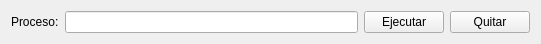
<?xml version="1.0" encoding="UTF-8"?>
<ui version="4.0">
 <class>Widget</class>
 <widget class="QWidget" name="Widget">
  <property name="geometry">
   <rect>
    <x>0</x>
    <y>0</y>
    <width>541</width>
    <height>42</height>
   </rect>
  </property>
  <property name="windowTitle">
   <string>Widget</string>
  </property>
  <layout class="QVBoxLayout" name="verticalLayout">
   <item>
    <layout class="QHBoxLayout" name="horizontalLayout">
     <item>
      <widget class="QLabel" name="label">
       <property name="text">
        <string>Proceso:</string>
       </property>
      </widget>
     </item>
     <item>
      <widget class="QLineEdit" name="Proceso_lineEdit"/>
     </item>
     <item>
      <widget class="QPushButton" name="Ejecutar_pushButton">
       <property name="text">
        <string>Ejecutar</string>
       </property>
      </widget>
     </item>
     <item>
      <widget class="QPushButton" name="Quitar_pushButton">
       <property name="text">
        <string>Quitar</string>
       </property>
      </widget>
     </item>
    </layout>
   </item>
  </layout>
 </widget>
 <layoutdefault spacing="6" margin="11"/>
 <resources/>
 <connections/>
</ui>
